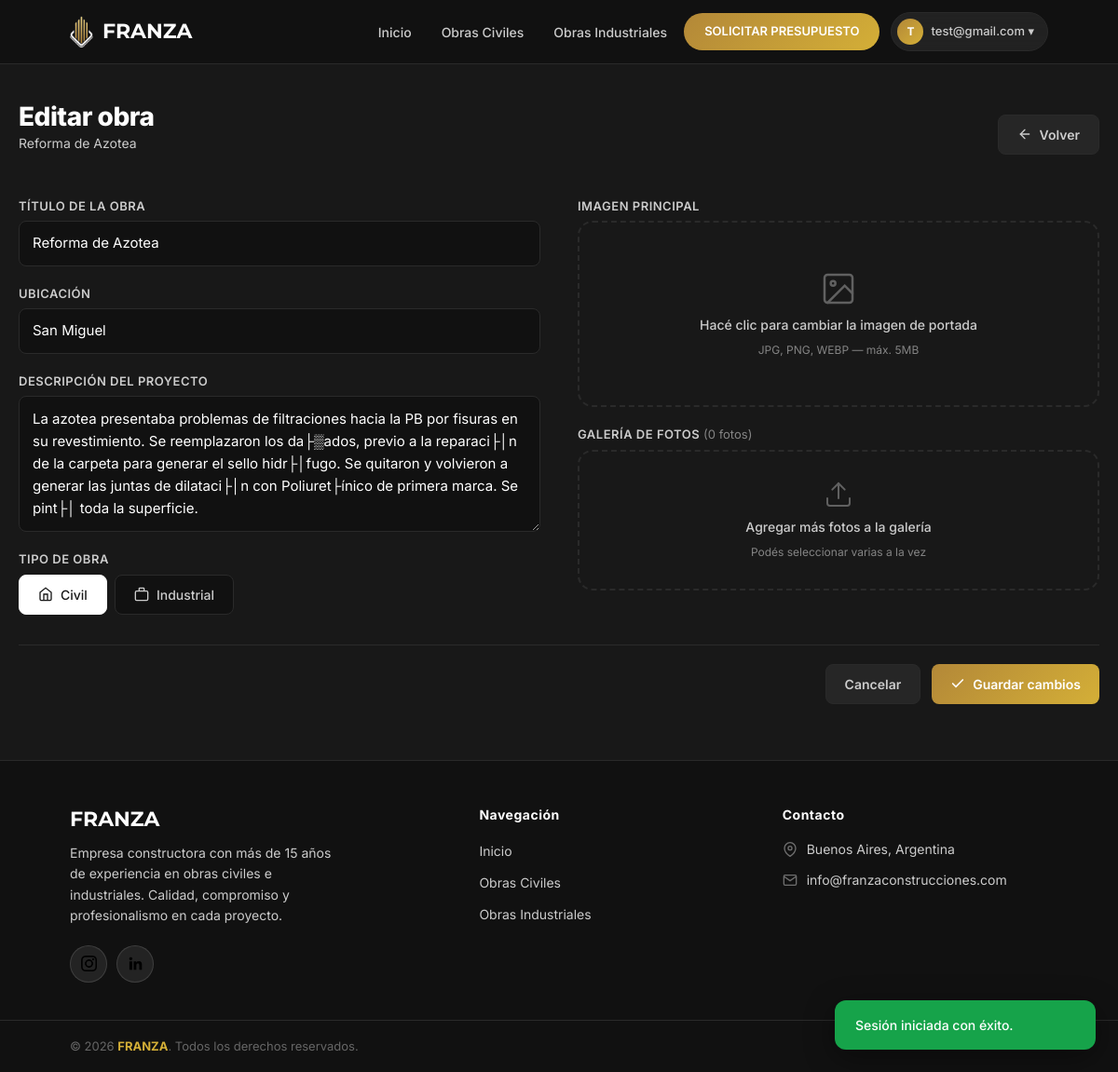
Screenshot of /sitio/admin/index.php?seccion=obras-editar&id=67 (signed in) with the database file from the repository.
### tables this page shows
CREATE TABLE `usuarios` (
  `usuario_id` int(10) unsigned NOT NULL AUTO_INCREMENT,
  `rol_fk` int(10) unsigned NOT NULL,
  `email` varchar(255) NOT NULL,
  `password` varchar(255) NOT NULL,
  PRIMARY KEY (`usuario_id`),
  UNIQUE KEY `email_UNIQUE` (`email`),
  KEY `usuarios_roles_fk_idx` (`rol_fk`),
  CONSTRAINT `usuarios_roles_fk` FOREIGN KEY (`rol_fk`) REFERENCES `roles` (`rol_id`) ON DELETE NO ACTION ON UPDATE NO ACTION
);

CREATE TABLE `obras` (
  `obra_id` int(10) unsigned NOT NULL AUTO_INCREMENT,
  `usuario_fk` int(10) unsigned NOT NULL,
  `carpeta` varchar(100) NOT NULL,
  `titulo` varchar(100) NOT NULL,
  `ubicacion` varchar(100) NOT NULL,
  `explicacion` varchar(500) NOT NULL,
  `tipo` varchar(100) NOT NULL,
  `imagen` varchar(255) NOT NULL,
  PRIMARY KEY (`obra_id`),
  KEY `obras_usuarios_fk_idx` (`usuario_fk`),
  CONSTRAINT `obras_usuarios_fk` FOREIGN KEY (`usuario_fk`) REFERENCES `usuarios` (`usuario_id`) ON DELETE NO ACTION ON UPDATE NO ACTION
);

### sitio/admin/index.php (the view, shortened to what the rows shown need)
<?php
$listaRutas = [
    'inicio'              => [
        'titulo' => 'Ingreo al panel de administración',
    ],
    'obras'          => [
        'titulo' => 'Panel de obras',
        'requiereAutenticacion' => true,
    ],
    'obras-agregar'     => [
        'titulo' => 'Agregar obra',
        'requiereAutenticacion' => true,
    ],
    'obras-editar'    => [
        'titulo' => 'Editar obra',
        'requiereAutenticacion' => true,
    ],
    'obras-eliminar'       => [
        'titulo' => 'Eliminar obra',
        'requiereAutenticacion' => true,
    ],
    'registrarse'       => [
        'titulo' => 'Registrarse',
    ],
    '404'               => [
        'titulo' => 'Página no encontrada',
    ],
];
$seccion = $_GET['seccion'] ?? 'inicio';
$rutaOpciones = $listaRutas[$seccion];
$autenticacion = new Autenticacion;
$requiereAutenticacion = $rutaOpciones['requiereAutenticacion'] ?? false;
if(
    $requiereAutenticacion &&
    (
        !$autenticacion->estaAutenticado() ||
        !$autenticacion->getUsuario()->esAdmin()
    )
) {
    $_SESSION['mensajeFeedback'] = "Es necesario ser administrador.";
    $_SESSION['estadoFeedback'] = 'error';
    header("Location: ../index.php");
    exit;
}
?>
<!DOCTYPE html>
<html lang="es">
<head>
    <link href="https://cdn.jsdelivr.net/npm/bootstrap@5.3.3/dist/css/bootstrap.min.css" rel="stylesheet">
    <link rel="stylesheet" href="../styles/css/style.css">
</head>
<body>
    <div class="layout">
        <header>
            <div class="container">
                <a href="../index.php?seccion=inicio" class="logo"><img src="../favicon.png" alt="FRANZA Logo"><h1>FRANZA</h1></a>
                <nav class="main-nav">
                    <ul class="menu">
                        <?php if(!$autenticacion->estaAutenticado()): ?>
                        <li><a href="../index.php?seccion=iniciar-sesion">Acceder</a></li>
                        <?php else: ?>
                        <li class="user-menu">
                            <button type="button" class="user-btn">
                                <span class="user-avatar"><?= strtoupper(substr($autenticacion->getUsuario()->getUsuarioEmail(), 0, 1)) ?></span>
                                <?= htmlspecialchars($autenticacion->getUsuario()->getUsuarioEmail()) ?> ▾
                            </button>
                        </li>
                        <?php endif; ?>
                    </ul>
                </nav>
            </div>
        </header>
        <main class="main-content">
            <?php
            require __DIR__ . '/views/' . $seccion . '.php';
            ?>
        </main>
    </div>
</body>
</html>

### sitio/admin/views/obras-editar.php (shortened to what the rows shown need)
<?php
$obra = (new Obras)->porId((int)($_GET['id'] ?? 0));
if(isset($_SESSION['errores'])) {
    $errores = $_SESSION['errores'];
    unset($_SESSION['errores']);
} else {
    $errores = [];
}
if(isset($_SESSION['datos_viejos'])) {
    $datosViejos = $_SESSION['datos_viejos'];
    unset($_SESSION['datos_viejos']);
} else {
    $datosViejos = [];
}
?>
<section class="admin-panel">
    <div class="admin-panel-header">
        <div>
            <h1 class="admin-panel-title">Editar obra</h1>
            <p class="admin-panel-subtitle"><?= $obra ? htmlspecialchars($obra->getTitulo()) : 'Obra no encontrada' ?></p>
        </div>
    </div>
    <?php if(!$obra): ?>
        <div class="admin-empty">
            <svg width="48" height="48" viewBox="0 0 24 24" fill="none" stroke="currentColor" stroke-width="1.5"><circle cx="12" cy="12" r="10"/><line x1="12" y1="8" x2="12" y2="12"/><line x1="12" y1="16" x2="12.01" y2="16"/></svg>
            <h3>Obra no encontrada</h3>
            <p>La obra que intentás editar no existe.</p>
            <a href="index.php?seccion=obras" class="admin-btn admin-btn-primary">Volver a obras</a>
        </div>
    <?php else: ?>
        <?php
            $galeriaActual = $obra->getGaleriaImagenes();
            $rutaBase = $obra->getRutaImagenes();
            $imgPortada = $obra->getImagen();
        ?>
        <form class="admin-form" action="acciones/obras-editar.php?id=<?= $obra->getObraId() ?>" method="post" enctype="multipart/form-data">
            <div class="admin-form-grid">
                <div class="admin-form-fields">
                    <div class="admin-form-group">
                        <label for="titulo" class="admin-label">Título de la obra</label>
                        <input type="text" id="titulo" name="titulo" class="admin-input <?= isset($errores['titulo']) ? 'admin-input-error' : '' ?>" value="<?= htmlspecialchars($datosViejos['titulo'] ?? $obra->getTitulo()) ?>">
                    </div>
                    <div class="admin-form-group">
                        <label for="ubicacion" class="admin-label">Ubicación</label>
                        <input type="text" id="ubicacion" name="ubicacion" class="admin-input <?= isset($errores['ubicacion']) ? 'admin-input-error' : '' ?>" value="<?= htmlspecialchars($datosViejos['ubicacion'] ?? $obra->getUbicacion()) ?>">
                    </div>
                    <div class="admin-form-group">
                        <label for="explicacion" class="admin-label">Descripción del proyecto</label>
                        <textarea id="explicacion" name="explicacion" class="admin-textarea <?= isset($errores['explicacion']) ? 'admin-input-error' : '' ?>" rows="5"><?= htmlspecialchars($datosViejos['explicacion'] ?? $obra->getExplicacion()) ?></textarea>
                    </div>
                    <div class="admin-form-group">
                        <label class="admin-label">Tipo de obra</label>
                        <div class="admin-tipo-pills">
                            <?php $tipoSel = $datosViejos['tipo'] ?? $obra->getTipo(); ?>
                            <button type="button" class="admin-pill <?= $tipoSel === 'civil' ? 'active' : '' ?>" onclick="seleccionarTipo('civil', this)">
                                <svg width="16" height="16" viewBox="0 0 24 24" fill="none" stroke="currentColor" stroke-width="2"><path d="M3 9l9-7 9 7v11a2 2 0 01-2 2H5a2 2 0 01-2-2z"/><polyline points="9 22 9 12 15 12 15 22"/></svg>
                                Civil
                            </button>
                            <button type="button" class="admin-pill <?= $tipoSel === 'industrial' ? 'active' : '' ?>" onclick="seleccionarTipo('industrial', this)">
                                <svg width="16" height="16" viewBox="0 0 24 24" fill="none" stroke="currentColor" stroke-width="2"><rect x="2" y="7" width="20" height="15" rx="2"/><path d="M16 7V3a1 1 0 00-1-1H9a1 1 0 00-1 1v4"/></svg>
                                Industrial
                            </button>
                        </div>
                    </div>
                </div>
                <div class="admin-form-images">
                    <div class="admin-form-group">
                        <?php
                            $imgAbsPath = __DIR__ . '/../../' . $rutaBase . $imgPortada;
                            $tienePortada = !empty($imgPortada) && file_exists($imgAbsPath);
                        ?>
                        <label class="admin-label">Imagen principal</label>
                        <div class="admin-upload-zone" id="main-upload-zone" onclick="document.getElementById('imagen').click();">
                            <div id="main-upload-placeholder" class="admin-upload-placeholder" <?= $tienePortada ? 'style="display:none;"' : '' ?>>
                                <svg width="40" height="40" viewBox="0 0 24 24" fill="none" stroke="currentColor" stroke-width="1.5" stroke-linecap="round"><rect x="3" y="3" width="18" height="18" rx="2"/><circle cx="8.5" cy="8.5" r="1.5"/><path d="M21 15l-5-5L5 21"/></svg>
                                <p>Hacé clic para cambiar la imagen de portada</p>
                                <span>JPG, PNG, WEBP — máx. 5MB</span>
                            </div>
                        </div>
                    </div>
                    <div class="admin-form-group">
                        <label class="admin-label">Galería de fotos <span class="admin-label-opt">(<?= count($galeriaActual) ?> foto<?= count($galeriaActual) !== 1 ? 's' : '' ?>)</span></label>
                        <div class="admin-upload-zone admin-upload-gallery" id="gallery-upload-zone" onclick="document.getElementById('archivo-galeria').click();">
                            <div id="gallery-upload-placeholder" class="admin-upload-placeholder">
                                <svg width="32" height="32" viewBox="0 0 24 24" fill="none" stroke="currentColor" stroke-width="1.5" stroke-linecap="round"><path d="M21 15v4a2 2 0 01-2 2H5a2 2 0 01-2-2v-4"/><polyline points="17 8 12 3 7 8"/><line x1="12" y1="3" x2="12" y2="15"/></svg>
                                <p>Agregar más fotos a la galería</p>
                                <span>Podés seleccionar varias a la vez</span>
                            </div>
                        </div>
                    </div>
                </div>
            </div>
            <div class="admin-form-actions">
                <a href="index.php?seccion=obras" class="admin-btn admin-btn-secondary">Cancelar</a>
                <button type="submit" class="admin-btn admin-btn-primary">
                    <svg width="16" height="16" viewBox="0 0 24 24" fill="none" stroke="currentColor" stroke-width="2.5" stroke-linecap="round"><polyline points="20 6 9 17 4 12"/></svg>
                    Guardar cambios
                </button>
            </div>
        </form>
    <?php endif; ?>
</section>

### rows the page displays
usuarios: email "T", email "test@gmail.com"
obras: titulo "Reforma de Azotea", ubicacion "San Miguel", explicacion "La azotea presentaba problemas de filtraciones hacia la PB por fisuras en su revestimiento. Se reemplazaron los da├▒ados, previo a la reparaci├│n de la carpeta para generar el sello hidr├│fugo. Se quitaron y volvieron a generar las juntas de dilataci├│n con Poliuret├ínico de primera marca. Se pint├│ toda la superficie."

### other values shown
$mensajeFeedback "Sesión iniciada con éxito."
count($galeriaActual) "0"
